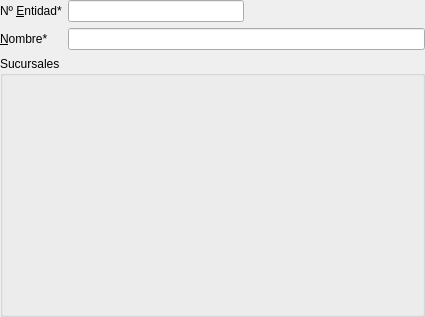
<?xml version="1.0" encoding="UTF-8"?>
<ui version="4.0">
 <class>frmBancos</class>
 <widget class="QWidget" name="frmBancos">
  <property name="geometry">
   <rect>
    <x>0</x>
    <y>0</y>
    <width>425</width>
    <height>317</height>
   </rect>
  </property>
  <property name="windowTitle">
   <string>Bancos</string>
  </property>
  <property name="windowIcon">
   <iconset>
    <normaloff>:/aplicacion/images/alephLogoIcon.ico</normaloff>:/aplicacion/images/alephLogoIcon.ico</iconset>
  </property>
  <property name="tableName">
   <string>bancos</string>
  </property>
  <layout class="QGridLayout" name="gridLayout">
   <property name="margin">
    <number>0</number>
   </property>
   <item row="0" column="0">
    <widget class="QLabel" name="label">
     <property name="text">
      <string>Nº &amp;Entidad*</string>
     </property>
     <property name="buddy">
      <cstring>db_codentidad</cstring>
     </property>
    </widget>
   </item>
   <item row="0" column="1">
    <widget class="DBLineEdit" name="db_codentidad">
     <property name="inputMask">
      <string>9999; </string>
     </property>
     <property name="fieldName">
      <string>codentidad</string>
     </property>
     <property name="dataEditable">
      <bool>true</bool>
     </property>
    </widget>
   </item>
   <item row="0" column="2">
    <spacer name="horizontalSpacer">
     <property name="orientation">
      <enum>Qt::Horizontal</enum>
     </property>
     <property name="sizeHint" stdset="0">
      <size>
       <width>169</width>
       <height>20</height>
      </size>
     </property>
    </spacer>
   </item>
   <item row="1" column="0">
    <widget class="QLabel" name="lblNombre">
     <property name="text">
      <string>&amp;Nombre*</string>
     </property>
     <property name="buddy">
      <cstring>db_nombre</cstring>
     </property>
    </widget>
   </item>
   <item row="1" column="1" colspan="2">
    <widget class="DBLineEdit" name="db_nombre">
     <property name="fieldName">
      <string>nombre</string>
     </property>
     <property name="dataEditable">
      <bool>true</bool>
     </property>
    </widget>
   </item>
   <item row="2" column="0" colspan="3">
    <widget class="QGroupBox" name="groupBox">
     <property name="title">
      <string>Sucursales</string>
     </property>
     <layout class="QVBoxLayout" name="verticalLayout">
      <item>
       <widget class="DBDetailView" name="dbDetailView">
        <property name="relationName">
         <string>sucursales</string>
        </property>
        <property name="dataEditable">
         <bool>true</bool>
        </property>
       </widget>
      </item>
     </layout>
    </widget>
   </item>
  </layout>
 </widget>
 <customwidgets>
  <customwidget>
   <class>AERPBaseDialog</class>
   <extends>QDialog</extends>
   <header>aerpbasedialog.h</header>
  </customwidget>
  <customwidget>
   <class>DBDetailView</class>
   <extends>QWidget</extends>
   <header>widgets/dbdetailview.h</header>
  </customwidget>
  <customwidget>
   <class>DBLineEdit</class>
   <extends>QLineEdit</extends>
   <header>widgets/dblineedit.h</header>
  </customwidget>
 </customwidgets>
 <resources>
  <include location="../../resources/resources.qrc"/>
 </resources>
 <connections/>
</ui>
